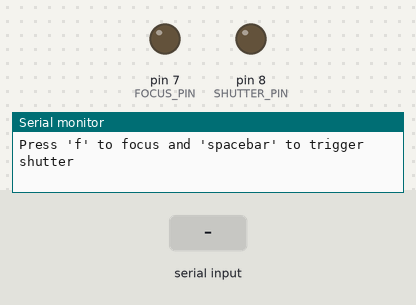
A sketch run on a simulated Arduino Uno, built with avr-gcc and run on an emulated ATmega328P. Shown: output pins drawn as LEDs (lit = HIGH), the last lines printed to the serial monitor. The test bench sets the inputs (shaded band).

Above: at 1.2 s.
1.3 s: "f" received over Serial
At 1.6 s:
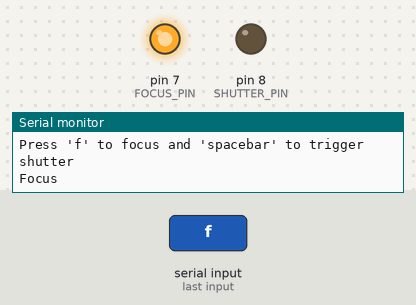
3.6 s: byte 32 (' ') received over Serial
At 4.6 s:
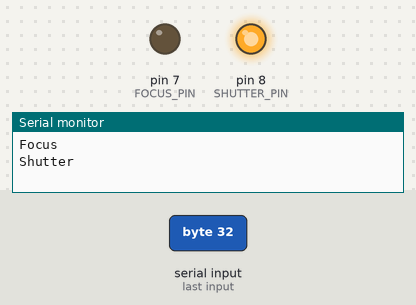
Timing chart, 0 to 7.1 s (numbered marks = the images above; inputs shaded):
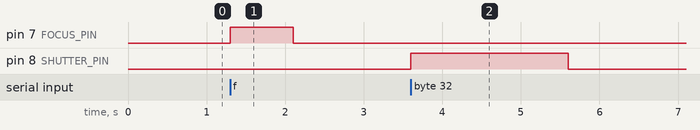

Measured:
- after the input at 1.3 s, pin 7 (FOCUS_PIN): LOW → HIGH at once, → LOW 0.80 s later
- after the input at 3.6 s, pin 8 (SHUTTER_PIN): LOW → HIGH at once, → LOW 2.0 s later

The sketch:

canonSerial.ino
```cpp
// Maurice Ribble
// 4-28-2008
// http://www.glacialwanderer.com/hobbyrobotics

// This code just tests my camera trigger.  It lets you
// focus the camera by pressing the 'f' key and take a
// picture by pressing the space bar.

#define FOCUS_PIN 7
#define SHUTTER_PIN 8

void setup()
{
  pinMode(FOCUS_PIN, OUTPUT);
  pinMode(SHUTTER_PIN, OUTPUT);
  digitalWrite(FOCUS_PIN, LOW);
  digitalWrite(SHUTTER_PIN, LOW);
  Serial.begin(9600); // open serial
  Serial.println("Press 'f' to focus and 'spacebar' to trigger shutter");
}

void loop()
{
  int cmd;

  while (Serial.available() > 0)
  {
    cmd = Serial.read();

    switch (cmd)
    {
    case 'f':
      {
        Serial.println("Focus");
        digitalWrite(FOCUS_PIN, HIGH);
        delay(800); // May want to adjust this depending on focus time
        digitalWrite(FOCUS_PIN, LOW);
        break;
      }
    case ' ':
      {
        Serial.println("Shutter");
        digitalWrite(SHUTTER_PIN, HIGH);
        delay(2000); // May want to adjust this depending on shot type
        digitalWrite(SHUTTER_PIN, LOW);
        break;
      }
    default:
      {
        Serial.println("Press 'f' to focus and 'spacebar' to trigger shutter");
      }
    }
  }
}
```
